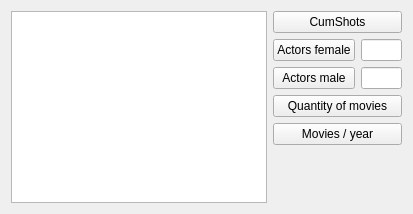
       <widget class="QWidget" name="tab_5">
        <attribute name="title">
         <string>Statistics</string>
        </attribute>
        <layout class="QGridLayout" name="gridLayout_11">
         <item row="0" column="0">
          <layout class="QHBoxLayout" name="horizontalLayout_13">
           <item>
            <widget class="QTableWidget" name="tableWidgetStatistik">
             <property name="whatsThis">
              <string>Statistics</string>
             </property>
            </widget>
           </item>
           <item>
            <layout class="QVBoxLayout" name="verticalLayout_11">
             <item>
              <widget class="QPushButton" name="pushButtonCS">
               <property name="toolTip">
                <string>Cumshot statistic</string>
               </property>
               <property name="whatsThis">
                <string>Cumshot statistic</string>
               </property>
               <property name="text">
                <string>CumShots</string>
               </property>
              </widget>
             </item>
             <item>
              <layout class="QHBoxLayout" name="horizontalLayout_17">
               <item>
                <widget class="QPushButton" name="pushButtonDarstellerW">
                 <property name="whatsThis">
                  <string>Female actors statistics </string>
                 </property>
                 <property name="text">
                  <string>Actors female</string>
                 </property>
                </widget>
               </item>
               <item>
                <widget class="QLineEdit" name="lineEditAnzahlW">
                 <property name="sizePolicy">
                  <sizepolicy hsizetype="Fixed" vsizetype="Fixed">
                   <horstretch>0</horstretch>
                   <verstretch>0</verstretch>
                  </sizepolicy>
                 </property>
                 <property name="maximumSize">
                  <size>
                   <width>41</width>
                   <height>16777215</height>
                  </size>
                 </property>
                 <property name="toolTip">
                  <string>Filter on quantity partners</string>
                 </property>
                 <property name="whatsThis">
                  <string>Show female actors with more than ... partners</string>
                 </property>
                 <property name="maxLength">
                  <number>4</number>
                 </property>
                </widget>
               </item>
              </layout>
             </item>
             <item>
              <layout class="QHBoxLayout" name="horizontalLayout_8">
               <item>
                <widget class="QPushButton" name="pushButtonDarstellerM">
                 <property name="whatsThis">
                  <string>Male actors statistics </string>
                 </property>
                 <property name="text">
                  <string>Actors male</string>
                 </property>
                </widget>
               </item>
               <item>
                <widget class="QLineEdit" name="lineEditAnzahlM">
                 <property name="sizePolicy">
                  <sizepolicy hsizetype="Fixed" vsizetype="Fixed">
                   <horstretch>0</horstretch>
                   <verstretch>0</verstretch>
                  </sizepolicy>
                 </property>
                 <property name="maximumSize">
                  <size>
                   <width>41</width>
                   <height>16777215</height>
                  </size>
                 </property>
                 <property name="toolTip">
                  <string>Filter on quantity partners</string>
                 </property>
                 <property name="whatsThis">
                  <string>Show male actors with more than ... partners</string>
                 </property>
                 <property name="maxLength">
                  <number>4</number>
                 </property>
                </widget>
               </item>
              </layout>
             </item>
             <item>
              <widget class="QPushButton" name="pushButtonAnzahlClips">
               <property name="toolTip">
                <string>Show quantity of movies</string>
               </property>
               <property name="text">
                <string>Quantity of movies</string>
               </property>
              </widget>
             </item>
             <item>
              <widget class="QPushButton" name="pushButtonClipsJahr">
               <property name="whatsThis">
                <string>Show quantity of movies per year</string>
               </property>
               <property name="text">
                <string>Movies / year</string>
               </property>
              </widget>
             </item>
             <item>
              <spacer name="verticalSpacer_2">
               <property name="orientation">
                <enum>Qt::Vertical</enum>
               </property>
               <property name="sizeHint" stdset="0">
                <size>
                 <width>20</width>
                 <height>40</height>
                </size>
               </property>
              </spacer>
             </item>
            </layout>
           </item>
          </layout>
         </item>
        </layout>
       </widget>
